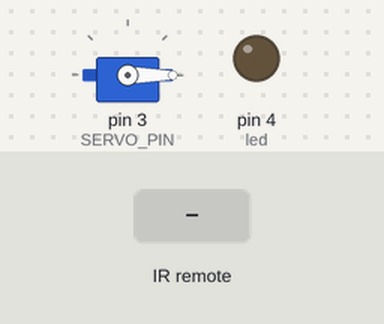
The sketch below on a simulated Arduino Uno, built with avr-gcc and run on an emulated ATmega328P. Parts: servo, output pins drawn as LEDs (lit = HIGH). The inputs (shaded band) are chosen by the test bench.

Above: at 1.2 s.
1.3 s: infrared code 0x1C received
At 1.8 s:
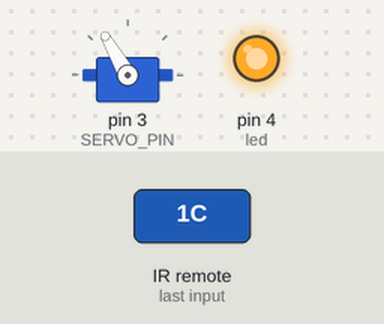
Timing chart, 0 to 4.3 s (numbered marks = the images above; inputs shaded):
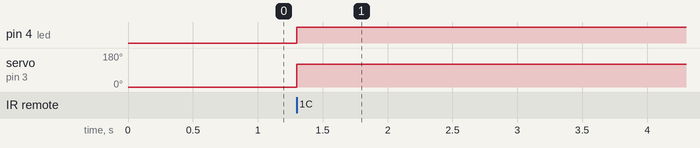

Measured:
- after the input at 1.3 s, pin 4 (led): LOW → HIGH at once; servo on pin 3 (SERVO_PIN): 0° → 120° at once

The sketch:

DoorLock.ino
```cpp
#include <IRremote.h>
#include <Servo.h>

#define button 0x1C

int RECV_PIN = 2;
int SERVO_PIN = 3;
int led = 4;
int lockDegree = 120;
int unlockDegree = 0;

IRrecv irrecv(RECV_PIN);
Servo  servo;

void setup()
{
  Serial.begin(96000);
  servo.attach(SERVO_PIN);
  pinMode(led, OUTPUT);
  irrecv.enableIRIn();
  servo.write(unlockDegree);
}

void loop()
{
  if(irrecv.decode())
  {
    if(irrecv.decodedIRData.command == button)
    {
      if(CheckIsLocked() == true)
      {
        servo.write(unlockDegree);
        digitalWrite(led, LOW);
      }
      else
      {
        servo.write(lockDegree);
        digitalWrite(led, HIGH);
      }

      delay(100);
    }
  }

  irrecv.resume();
}

bool CheckIsLocked()
{
  if(servo.read() == lockDegree)
    return true;
  else
    return false;
}
```
